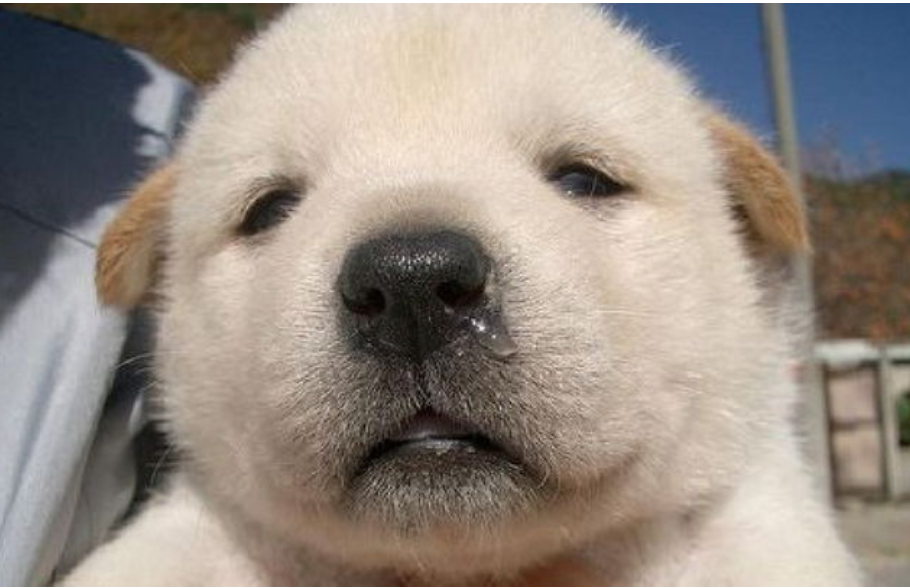
#> input picture dog.png, 910 x 588 px
$ python 6_transformImage.py
#> lines starting #> are read from the running program, lines starting #| are printed output that depends on the picture
import cv2
import numpy as np
img = cv2.imread("dog.png")
#> img is the input picture: shape (588, 910, 3); mean B, G, R 132, 140.5, 150.5
print("width: {} pixels".format(img.shape[1]))
#| width: 910 pixels
print("height: {} pixels".format(img.shape[0]))
#| height: 588 pixels
print("channels: {}".format(img.shape[2]))
#| channels: 3

(height, width) = img.shape[:2]
#> height = 588; width = 910
center = (width//2, height//2)
#> center = (455, 294)
#height에 0을, width에는 1을 준다.
# // -> 몫을 리턴한다.

cv2.imshow("dog", img)
"""
# 이미지 위치옮기기
move = np.float32([[1,0,100], [0,1,-300]]) # 이거 자체가 width, height를 의미한다.
# 0,1 -> 위아래를 의미한다. 양수는 아래로, 음수는 위로.
# 1,0 -> 좌우를 의미한다. 양수는 좌로, 음수는 우로.
moved = cv2.warpAffine(img, move, (width, height))
# float로 아주 정밀하게 움직일 수 있다.
# move와 warpAffine은 cv2 제공 메서드이다. 옮기는 것.
cv2.imshow("Moved down: +, up: - and right : +, left - ", moved)

# 이미지 회전시키기
move = cv2.getRotationMatrix2D(center,-90,0.3)
# 돌릴 중심점, 돌릴 각도, scale 값 / 돌릴 각도는 -가 시계방향, +가 반시계.
rotated = cv2.warpAffine(img,move,(width, height))
cv2.imshow("Rotated degrees", rotated)
"""
"""
# 이미지 크기 변경하기
ratio = 200.0/width # 200으로 줄일 거니까, 그 ratio를 구해놔야 사진이 정방향으로 줄어든다.
dimension = (200, int(height*ratio)) # width는 200으로, height는 그에 비례하게.
resized = cv2.resize(img, dimension, interpolation=cv2.INTER_AREA)
#이미지, 차원, (옵션)보간법(영역보간법) -> INTER_LINER / INTER_CUBIC / INTER_REALIST 등도 있다.
cv2.imshow("resized", resized)
"""

# 이미지 뒤집기
flipped = cv2.flip(img, 1) # horizontal=1, vertical=0, both=-1
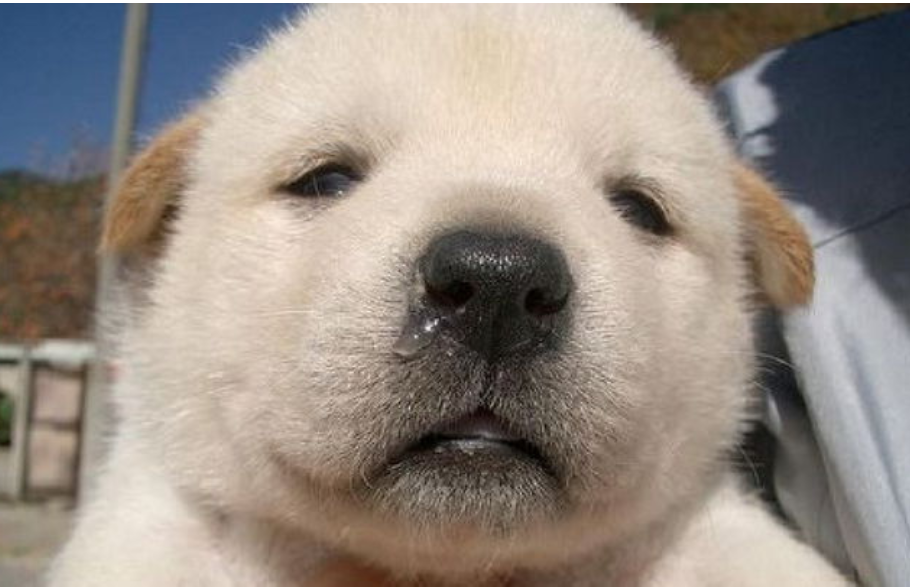
#> flipped: shape (588, 910, 3); mean B, G, R 132, 140.5, 150.5
cv2.imshow("flipped", flipped)

cv2.waitKey(0)
cv2.destroyAllWindows()
